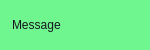
<?xml version="1.0" encoding="UTF-8"?>
<ui version="4.0">
 <class>MessageWidget</class>
 <widget class="QWidget" name="MessageWidget">
  <property name="geometry">
   <rect>
    <x>0</x>
    <y>0</y>
    <width>150</width>
    <height>50</height>
   </rect>
  </property>
  <property name="font">
   <font>
    <family>.AppleSystemUIFont</family>
   </font>
  </property>
  <property name="windowTitle">
   <string>Form</string>
  </property>
  <property name="styleSheet">
   <string notr="true">QWidget {
background-color: rgba(111, 246, 143, 255);
border-radius: 10px;
}
</string>
  </property>
  <layout class="QGridLayout" name="gridLayout">
   <property name="leftMargin">
    <number>0</number>
   </property>
   <property name="topMargin">
    <number>0</number>
   </property>
   <property name="rightMargin">
    <number>0</number>
   </property>
   <property name="bottomMargin">
    <number>0</number>
   </property>
   <item row="1" column="0">
    <widget class="QWidget" name="widgetCell" native="true">
     <layout class="QGridLayout" name="gridLayout_2">
      <property name="leftMargin">
       <number>0</number>
      </property>
      <property name="topMargin">
       <number>6</number>
      </property>
      <property name="rightMargin">
       <number>5</number>
      </property>
      <property name="bottomMargin">
       <number>6</number>
      </property>
      <property name="spacing">
       <number>0</number>
      </property>
      <item row="0" column="0" rowspan="2">
       <widget class="QLabel" name="labelMessage">
        <property name="sizePolicy">
         <sizepolicy hsizetype="Expanding" vsizetype="Preferred">
          <horstretch>0</horstretch>
          <verstretch>0</verstretch>
         </sizepolicy>
        </property>
        <property name="styleSheet">
         <string notr="true">QLabel {
color: rgb(21, 22, 30);
/*font: 14pt &quot;Anta&quot;;*/
background: none;
}</string>
        </property>
        <property name="text">
         <string>Message</string>
        </property>
        <property name="scaledContents">
         <bool>false</bool>
        </property>
        <property name="indent">
         <number>12</number>
        </property>
       </widget>
      </item>
      <item row="0" column="1">
       <widget class="QWidget" name="widgetCloseSection" native="true">
        <property name="sizePolicy">
         <sizepolicy hsizetype="Fixed" vsizetype="Preferred">
          <horstretch>0</horstretch>
          <verstretch>0</verstretch>
         </sizepolicy>
        </property>
        <property name="maximumSize">
         <size>
          <width>25</width>
          <height>16777215</height>
         </size>
        </property>
        <layout class="QGridLayout" name="gridLayout_3">
         <property name="leftMargin">
          <number>0</number>
         </property>
         <property name="topMargin">
          <number>0</number>
         </property>
         <property name="rightMargin">
          <number>0</number>
         </property>
         <property name="bottomMargin">
          <number>0</number>
         </property>
         <item row="1" column="1">
          <spacer name="verticalSpacer">
           <property name="orientation">
            <enum>Qt::Vertical</enum>
           </property>
           <property name="sizeHint" stdset="0">
            <size>
             <width>20</width>
             <height>11</height>
            </size>
           </property>
          </spacer>
         </item>
         <item row="0" column="1">
          <widget class="QPushButton" name="pushButtonClose">
           <property name="sizePolicy">
            <sizepolicy hsizetype="Fixed" vsizetype="Fixed">
             <horstretch>0</horstretch>
             <verstretch>0</verstretch>
            </sizepolicy>
           </property>
           <property name="minimumSize">
            <size>
             <width>25</width>
             <height>20</height>
            </size>
           </property>
           <property name="maximumSize">
            <size>
             <width>25</width>
             <height>20</height>
            </size>
           </property>
           <property name="styleSheet">
            <string notr="true">QPushButton {
background: none;
	image: url(:/icons/close_black.svg);
}

QPushButton::hover {

}</string>
           </property>
           <property name="text">
            <string/>
           </property>
          </widget>
         </item>
        </layout>
       </widget>
      </item>
     </layout>
    </widget>
   </item>
  </layout>
 </widget>
 <resources/>
 <connections/>
</ui>
